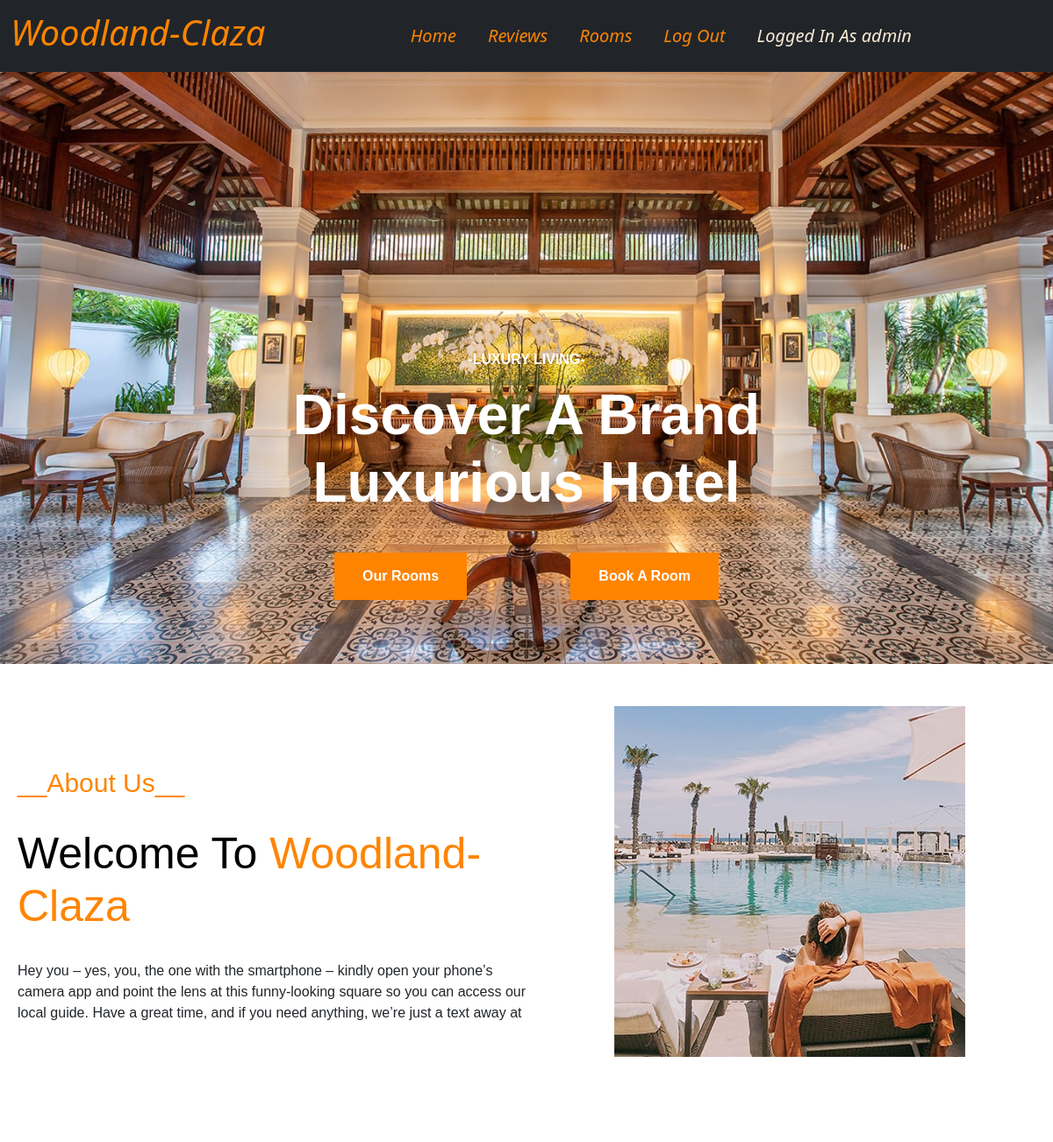
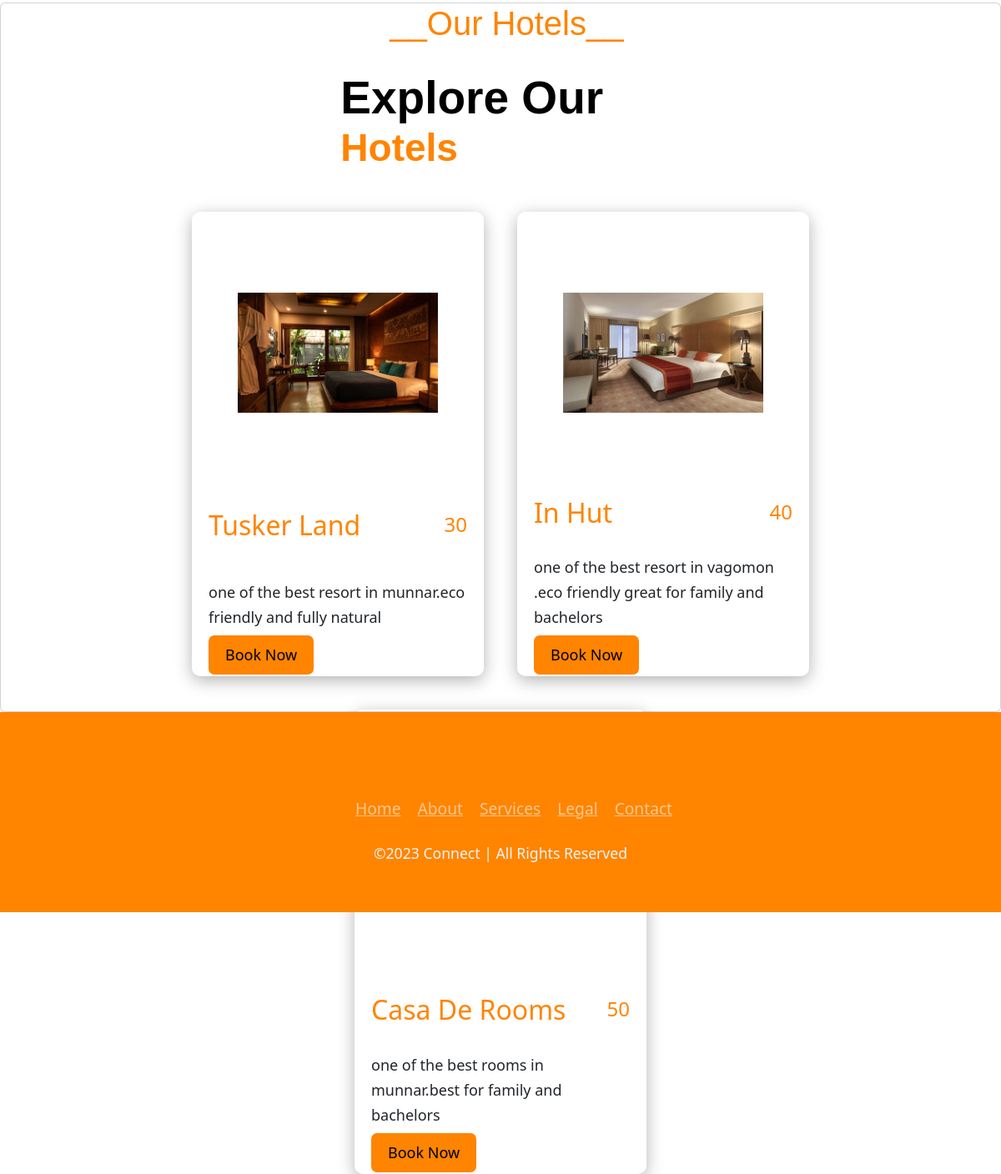
The app's page / (signed in) with its own data (2 pictures, top to bottom).
### hotelapp/models.py (models this page shows, shortened)
class Hotels(models.Model):
    image = models.ImageField(upload_to='pic')
    name = models.CharField(max_length=50)
    price = models.IntegerField()
    des = models.CharField(max_length=100)

### hotelapp/views.py (the view)
# urls.py: path('',views.index,name='index'),
def index(request):
    product = Hotels.objects.all()
    item = {
        'product':product
    }
    return render(request,'index.html',item)

### template/index.html (shortened to what this page needs)
{% load static %}
<!DOCTYPE html>
<html lang="en">
<head>
    <link href="https://cdn.jsdelivr.net/npm/bootstrap@5.3.0-alpha3/dist/css/bootstrap.min.css" rel="stylesheet">
    <link rel="stylesheet" href="{% static 'index.css' %}">
</head>
<body>
    <section>
    <nav class="navbar navbar-expand-lg bg-dark">
        <div class="container-fluid">
          <a class="navbar-brand" href="#"><h1 class="head">Woodland-Claza</h1></a>
          <div class="collapse navbar-collapse" id="navbarNav" >
            <ul class="navbar-nav">
              {% if user.is_authenticated %}
              <li class="nav-item">
                <a class="nav-link" aria-current="page" href="{% url 'index' %}">Home</a>
              </li>
              <li class="nav-item">
                <a class="nav-link" href="{% url 'comments' %}">Reviews</a>
              </li>
              <li class="nav-item">
                <a class="nav-link" href="#about">Rooms</a>
              </li>
              <li class="nav-item">
                <a class="nav-link" href="{% url 'logout' %}">Log Out</a>
              </li>
              <li class="nav-item">
                <a class="nav-link" style="color: antiquewhite;" href="">Logged In As {{user.username}}</a>
              </li>
              {% endif %}
            </ul>
          </div>
        </div>
      </nav>
    </section>
<div class="container-fluid p-0 mb-5">
  <div id="header-carousel" class="carousel slide" data-bs-ride="carousel">
      <div class="carousel-inner">
          <div class="carousel-item active">
              <img id="carimg" class="w-100 " src="{% static 'images/carousel-1.jpg' %}" alt="Image">
              <div class="carousel-caption d-flex flex-column align-items-center justify-content-center">
                  <div class="p-3" style="max-width: 700px;">
                      <h6 class="section-title text-white text-uppercase mb-3 animated slideInDown" id="chead1">-Luxury Living-</h6>
                      <h1 class="display-3 text-white mb-4 animated slideInDown" id="chead2">Discover A Brand Luxurious Hotel</h1>
                      <a href="#rooms" class="btn  py-md-3 px-md-5 me-3 animated slideInLeft"><button class="cbut">Our Rooms</button></a>
                      <a href="{% url 'booking' %}" class="btn  py-md-3 px-md-5 animated slideInRight"><button class="cbut">Book A Room</button></a>
                  </div>
              </div>
          </div>
      </div>
      <button class="carousel-control-prev" type="button" data-bs-target="#header-carousel"
          data-bs-slide="prev">
          <span class="carousel-control-prev-icon" aria-hidden="true"></span>
      </button>
      <button class="carousel-control-next" type="button" data-bs-target="#header-carousel"
          data-bs-slide="next">
          <span class="carousel-control-next-icon" aria-hidden="true"></span>
      </button>
  </div>
</div>
<div class="aboutdiv" id="about">
  <div class="row-about">
    <div class="col-md-6">
      <div class="divpa">
        <h3>__About Us__</h3>
        <br>
        <h1><span style="color: black;">Welcome To</span> Woodland-Claza</h1>
        <br>
        <p>Hey you – yes, you, the one with the smartphone – kindly open your phone’s camera app and point the lens at this funny-looking square so you can access our local guide. Have a great time, and if you need anything, we’re just a text away at</p>
    </div>
    </div>
    <div class="col-md-6">
      <div class="imgdiv"><img src="{% static 'images/about-1.jpg' %}" alt=""></div>
      </div>
    </div>
  </div>
<div class="card" id="rooms">
<div class="row-cardhead">
  <div class="col-md-4"></div>
  <div class="col-md-4">
    <h3 class="headcard">__Our Hotels__</h3>
    <br>
    <h1 class="headcard1"><span style="font-size: 55px; font-family: 'Gill Sans', 'Gill Sans MT', Calibri, 'Trebuchet MS', sans-serif; color: black;">Explore Our</span> Hotels</h1></div>
  <div class="col-md-4"></div>
 </div>
 <div class="container">
  <div class="products">
    {% for i in product %}
    <div class="product">
      <div class="image1">
        <img src="{{i.image}}" alt="">
      </div>
      <div class="nameprice">
        <h3>{{i.name}}</h3>
        <span>{{i.price}}</span>
      </div>
      <p>{{i.des}}</p>
      <div class="bay">
        <a href="{% url 'booking' %}"><button >Book Now</button></a>
      </div>
    </div>
    {% endfor %}
  </div>
 </div>
</div>
    <div class="footerbody ">
      <footer class="pb-5 pt-5">
        <ul class="socialicon">
          <li><a href="#"></a></li>
          <li><a href="#"></a></li>
          <li><a href="#"></a></li>
          <li><a href="#"></a></li>
        </ul>
        <ul class="menu">
          <li><a href="#">Home</a></li>
          <li><a href="#">About</a></li>
          <li><a href="#">Services</a></li>
          <li><a href="#">Legal</a></li>
          <li><a href="#">Contact</a></li>
        </ul>
        <p>©2023 Connect | All Rights Reserved </p>
      </footer>
    </div>
</body>
</html>

### static/index.css (style rules this page uses)
* { margin: 0; padding: 0; }
.head { color: #FF8400; font-style: oblique; }
.collapse { display: flex; justify-content: center; }
.navbar-nav { font-size: 20px; }
.navbar-nav li a { color: #FF8400; font-style: italic; }
.navbar-nav li { margin: 10px; }
#chead1 { font-weight: 900; font-family: 'Gill Sans', 'Gill Sans MT', Calibri, 'Trebuchet MS', sans-serif; }
#chead2 { font-weight: 900; font-family: 'Gill Sans', 'Gill Sans MT', Calibri, 'Trebuchet MS', sans-serif; color: #FF8400; }
.cbut { background-color: #FF8400; border: none; color: white; padding: 15px 32px; text-align: center; text-decoration: none; display: inline-block; font-size: 16px; font-family: 'Gill Sans', 'Gill Sans MT', Calibri, 'Trebuchet MS', sans-serif; font-weight: bolder; }
.row-about { width: 100%; display: flex; }
.col-md-6 { height: 500px; width: 50%; display: flex; justify-content: center; }
.divpa { height: 300px; margin-top: 70px; margin-left: 20px; }
.divpa h3 { color: #FF8400; font-family: 'Gill Sans', 'Gill Sans MT', Calibri, 'Trebuchet MS', sans-serif; font-size: 30px; }
.divpa h1 { color: #FF8400; font-family: 'Gill Sans', 'Gill Sans MT', Calibri, 'Trebuchet MS', sans-serif; font-size: 50px; }
.divpa p { font-weight: 400; font-family: 'Gill Sans', 'Gill Sans MT', Calibri, 'Trebuchet MS', sans-serif; }
.row-cardhead { display: flex; }
.headcard { color: #FF8400; font-family: 'Gill Sans', 'Gill Sans MT', Calibri, 'Trebuchet MS', sans-serif; font-size: 40px; margin-left: 67px; }
.headcard1 { color: #FF8400; font-family: 'Gill Sans', 'Gill Sans MT', Calibri, 'Trebuchet MS', sans-serif; font-size: 46px; margin-left: 8px; font-weight: bold; }
.container { width: 80vw; height: 80vh; display: flex; flex-direction: column; justify-content: space-around; }
.products { width: 100%; height: 87%; display: flex; justify-content: center; flex-wrap: wrap; gap: 40px; }
.product { position: relative; width: 350px; height: 100%; box-shadow: 0 5px 20px rgba(0,0,0,.3); display: flex; flex-direction: column; justify-content: space-between; padding: 20px 20px 40px; border-radius: 10px; transition: .3s; }
.image1 { width: 100%; height: 60%; display: grid; place-items: center; }
.image1 img { width: 240px; }
.nameprice { width: 100%; display: flex; justify-content: space-between; }
.nameprice h3 { font-size: 2em; text-transform: capitalize; color: #FF8400; }
.nameprice span { font-size: 1.5em; color: #FF8400; }
.product p { font-size: 18px; line-height: 30px; }
.bay { position: absolute; bottom: 2px; }
.bay button { padding: 10px 20px; border-radius: 7px; border: none; background-color: #FF8400; font-size: 18px; text-transform: capitalize; cursor: pointer; transition: .5s; }
.footerbody { display: flex; justify-content: flex-end; align-items: flex-end; min-height: 20vh; }
footer { position: relative; width: 100%; background-image: linear-gradient(to right,#FF8400,#FF8400); min-height: 100px; padding: 20px 50px; display: flex; justify-content: center; align-items: center; flex-direction: column; }
footer .socialicon, footer .menu { position: relative; display: flex; justify-content: center; align-items: center; margin: 10px 0; flex-wrap: wrap; }
footer .socialicon li, footer .menu li { list-style: none; }
footer .menu li a { font-size: 1.2em; color: white; margin: 0 10px; display: inline-block; opacity: 0.55; }
footer p { color: whitesmoke; text-align: center; margin-top: 15px; margin-bottom: 10px; font-size: 1.1em; }

### records on screen
Hotels: image (picture), name "Tusker Land", price "30", des "one of the best resort in munnar.eco friendly and fully natural"
Hotels: image (picture), name "In Hut", price "40", des "one of the best resort in vagomon .eco friendly great for family and bachelors"
Hotels: image (picture), name "Casa De Rooms", price "50", des "one of the best rooms in munnar.best for family and bachelors"

### other values on screen
{{ user.username }} "admin"
